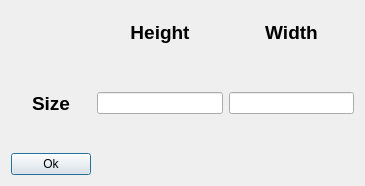
<?xml version="1.0" encoding="UTF-8"?>
<ui version="4.0">
 <class>SettingsDialog</class>
 <widget class="QDialog" name="SettingsDialog">
  <property name="geometry">
   <rect>
    <x>0</x>
    <y>0</y>
    <width>365</width>
    <height>186</height>
   </rect>
  </property>
  <property name="windowTitle">
   <string>Dialog</string>
  </property>
  <layout class="QVBoxLayout" name="verticalLayout">
   <item>
    <layout class="QGridLayout" name="gridLayout">
     <item row="4" column="0">
      <widget class="QPushButton" name="okButton">
       <property name="text">
        <string>Ok</string>
       </property>
      </widget>
     </item>
     <item row="1" column="0" rowspan="2">
      <widget class="QLabel" name="label">
       <property name="font">
        <font>
         <pointsize>14</pointsize>
         <bold>true</bold>
        </font>
       </property>
       <property name="text">
        <string>Size</string>
       </property>
       <property name="alignment">
        <set>Qt::AlignCenter</set>
       </property>
      </widget>
     </item>
     <item row="1" column="2" rowspan="2">
      <widget class="QLineEdit" name="widthEdit"/>
     </item>
     <item row="0" column="2">
      <widget class="QLabel" name="label_3">
       <property name="font">
        <font>
         <pointsize>14</pointsize>
         <bold>true</bold>
        </font>
       </property>
       <property name="text">
        <string>Width</string>
       </property>
       <property name="alignment">
        <set>Qt::AlignCenter</set>
       </property>
      </widget>
     </item>
     <item row="0" column="1">
      <widget class="QLabel" name="label_2">
       <property name="font">
        <font>
         <pointsize>14</pointsize>
         <bold>true</bold>
        </font>
       </property>
       <property name="text">
        <string>Height</string>
       </property>
       <property name="alignment">
        <set>Qt::AlignCenter</set>
       </property>
      </widget>
     </item>
     <item row="1" column="1" rowspan="2">
      <widget class="QLineEdit" name="heightEdit"/>
     </item>
    </layout>
   </item>
  </layout>
 </widget>
 <resources/>
 <connections/>
</ui>
